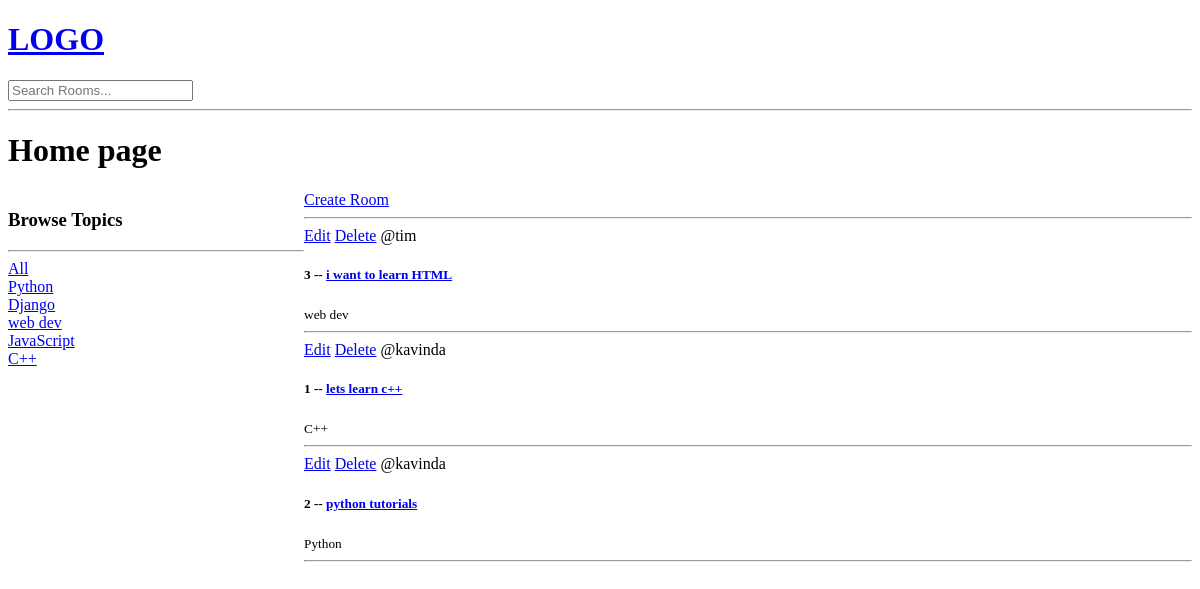
Before: / with the older database file.
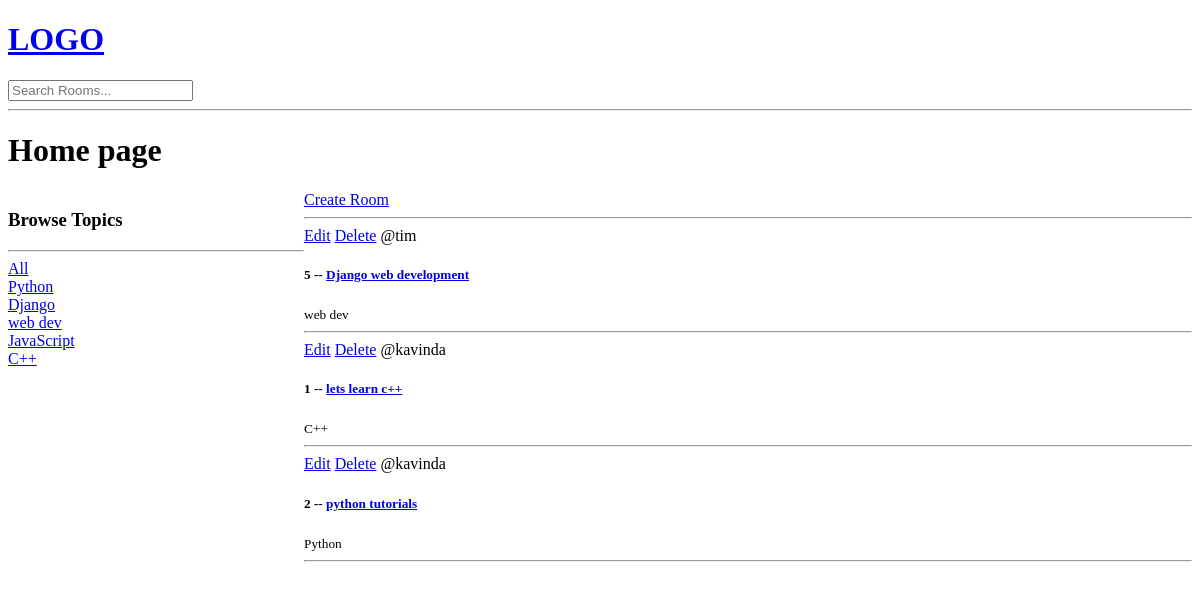
After: the same page with the newer database file.
### base/models.py (models this page shows, shortened)
class Topic(models.Model):
    name = models.CharField(max_length=200)

class Room(models.Model):
    host = models.ForeignKey(User, on_delete=models.SET_NULL, null=True)
    topic = models.ForeignKey(Topic, on_delete=models.SET_NULL, null=True)
    name = models.CharField(max_length=200)
    description = models.TextField(null=True, blank=True) # database field (can Empty), form field (can Empty)
    updated = models.DateTimeField(auto_now=True) # everytime save (or updated) the field
    created = models.DateTimeField(auto_now_add=True) # first time created the field
    class Meta:
        ordering = ['-updated', '-created'] # ('-' for reverse the order)

### base/views.py (the view)
# urls.py: path('', views.home, name='home'),
def home(request):
    q = request.GET.get('q') if request.GET.get('q') != None else ''
    rooms = Room.objects.filter(
        Q(topic__name__icontains = q) |
        Q(name__icontains = q) |
        Q(description__icontains = q)
        )
    topcs = Topic.objects.all()
    context = {'rooms': rooms, 'topics': topcs}
    return render(request, 'base/home.html', context)

### base/templates/base/home.html (shortened to what this page needs)
{% extends 'main.html' %} {% block content %}
<h1>Home page</h1>
<div class="home-container">
  <div>
    <h3>Browse Topics</h3>
    <hr />
    <div>
      <a href="{% url 'home' %}">All</a>
    </div>
    {% for topic in topics %}
    <div>
      <a href="{% url 'home' %}?q={{topic.name}}">{{topic.name}}</a>
    </div>
    {% endfor %}
  </div>
  <div>
    <a href="{% url 'create-room' %}">Create Room</a>
    <hr />
    <div>
      {% for room in rooms %}
      <div>
        <a href="{% url 'update-room' room.id %}">Edit</a>
        <a href="{% url 'delete-room' room.id %}">Delete</a>
        <span>@{{room.host.username}}</span>
        <h5>
          {{room.id}} -- <a href="{% url 'room' room.id %}">{{room.name}}</a>
        </h5>
        <small>{{room.topic.name}}</small>
        <hr />
      </div>
      {% endfor %}
    </div>
  </div>
</div>
{% endblock content %}

### templates/main.html (shortened to what this page needs)
<!DOCTYPE html>
<html lang="en">
  <head>
  </head>
  <body>
    {% include 'navbar.html' %} {% block content %} {% endblock content %}
  </body>
</html>

### templates/navbar.html
<a href="/">
  <h1>LOGO</h1>
</a>
<form method="GET" action="{% url 'home' %}">
  <input type="text" name="q" placeholder="Search Rooms..." />
</form>
<hr />

### base/templates/base/home.html (style rules this page uses)
.home-container { display: grid; grid-template-columns: 1fr 3fr; }

Changed rows visible on the page:
removed Room: host.username "tim", id "3", name "i want to learn HTML", topic.name "web dev"
added Room: host.username "tim", id "5", name "Django web development", topic.name "web dev"
